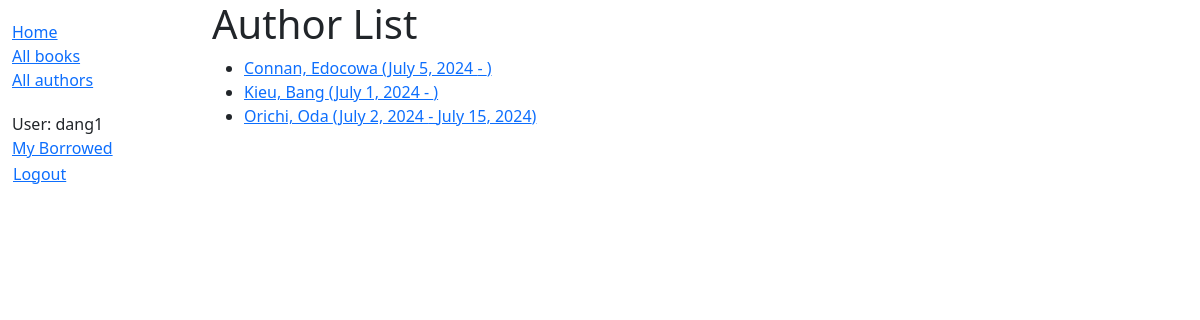
/catalog/authors/ (signed in), run on an earlier commit of the app's database.
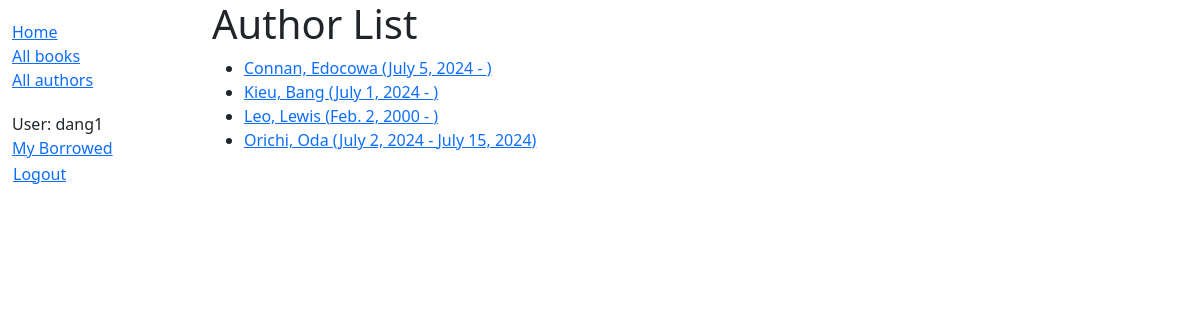
And on a later commit of the database.
### catalog/models.py (models this page shows)
class Author(models.Model):
    first_name = models.CharField(max_length=100)
    last_name = models.CharField(max_length=100)
    date_of_birth = models.DateField(null=True, blank=True)
    date_of_death = models.DateField('died', null=True, blank=True)
    class Meta:
        ordering = ['last_name', 'first_name']
    def get_absolute_url(self):
        return reverse('author-detail', args=[str(self.id)])
    def __str__(self):
        return f'{self.last_name}, {self.first_name}'

### catalog/views.py (the view)
# urls.py: path('authors/', views.AuthorListView.as_view(), name='authors'),
class AuthorListView(LoginRequiredMixin,generic.ListView):
    model = Author
    def get_context_data(self, **kwargs):
        context = super(AuthorListView, self).get_context_data(**kwargs)
        context['some_data'] = 'This is just some data'
        return context

### catalog/templates/catalog/author_list.html (shortened to what this page needs)
<!DOCTYPE html>
<html lang="en">
<head>
</head>
<body>
{% extends "base_generic.html" %}
{% block content %}
<h1>Author List</h1>
{% if author_list %}
  <ul>
  {% for author in author_list %}
    <li>
      <a href="{{ author.get_absolute_url }}">
      {{ author }} ({{author.date_of_birth}} - {% if author.date_of_death %}{{author.date_of_death}}{% endif %})
      </a>
    </li>
  {% endfor %}
 </ul>
{% else %}
  <p>There are no authors available.</p>
{% endif %}
{% endblock %}

### catalog/templates/base_generic.html (shortened to what this page needs)
<!DOCTYPE html>
<html lang="en">
<head>
    <link href="https://cdn.jsdelivr.net/npm/bootstrap@5.3.3/dist/css/bootstrap.min.css"
      rel="stylesheet"
>
    {% load static %}
    <link rel="stylesheet" href="{% static 'css/styles.css' %}" />
</head>
<body>
                 <div class="container-fluid">
                  <div class="row">
                    <div class="col-sm-2">
                      {% block sidebar %}
                        <ul class="sidebar-nav">
                            <li><a href="{% url 'index' %}">Home</a></li>
                            <li><a href="{% url 'books' %}">All books</a></li>
                            <li><a href="{% url 'authors' %}">All authors</a></li>
                        </ul>
             <ul class="sidebar-nav">
               {% if user.is_authenticated %}
               <li>User: {{ user.get_username }}</li>
               <li><a href="{% url 'my-borrowed' %}">My Borrowed</a></li>
               <li>
                 <form id="logout-form" method="post" action="{% url 'admin:logout' %}">
                   <button type="submit" class="btn btn-link">Logout</button>
                 </form>
               </li>
               {% else %}
               <li><a href="{% url 'login' %}?next={{ request.path }}">Login</a></li>
               {% endif %}
             </ul>
              {% endblock %}
            </div>
            <div class="col-sm-10 ">
                {% block content %}{% endblock %}
        </div>
      </div>
    </div>
</body>
</html>

### catalog/static/css/styles.css (style rules this page uses)
.sidebar-nav { margin-top: 20px; padding: 0; list-style: none; }
#logout-form { display: inline; }
#logout-form button { padding: 0; margin: 0; }

What changed in the data, as far as the page shows it:
added Author: last_name+first_name "Leo, Lewis", date_of_birth "Feb. 2, 2000"
